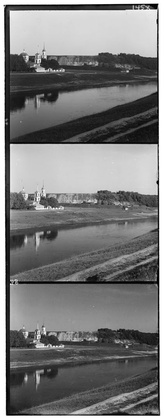
%> input picture ComputerVision/proveItinere/prokudin/part1_1.jpg, 164 x 420 px, shrunk from 400 x 1024 before the run
$ octave esercizio1_luca.m   (GNU Octave 9; MATLAB toolbox functions it lacks are replaced by stand-ins)
%> lines starting %> are read from the running program, lines starting %| are printed output that depends on the picture
% Esercizio 1: colorazione di foto mediante finestra di shift
% Implementazione di Illuminato Luca Costantino per Computer Vision


clear all;
close all;

% faccio scegliere all'utente il file e la modalità da usare
[img_input, pathname] = ...
     uigetfile({'*.jpg';'*.gif';'*.png';'*.tiff'},'File Selector');
%> the answer given: part1_1.jpg

 mode = 0; % automatico
% imname = 'part1_4'; % name of the input file

%% Seguiamo i suggerimenti scritti nel file allegato all'assignment

%img_input = strcat(imname,'.jpg');
fullim = imread(img_input); % read in the image
%> fullim is the input picture: size 420x164 uint8; min 0, max 255, mean 124
fullim = im2double(fullim); % convert to double matrix
%> fullim: size 420x164 double
height = floor(size(fullim,1)/3); % compute the height of each part (just 1/3 of total)
%> height = 140
% separate color channels
B = fullim(1:height,:);
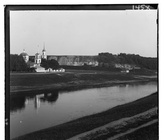
%> B: size 140x164 double; min 0, max 1, mean 0.493
G = fullim(height+1:height*2,:);
R = fullim(height*2+1:height*3,:);

shift_riga_rossa_stringa = '';
shift_colonna_rossa_stringa = '';
shift_riga_verde_stringa = '';
shift_colonna_verde_stringa = '';


if(mode == 1)
    [patch,rect_patch] = imcrop(B); % selezione manuale
%     figure('Name','Patch scelta');imshow(patch);
    % ROSSO
    c = normxcorr2(patch,R);
    [ypeak, xpeak] = find(c==max(c(:)));
    yoffSet = ypeak-size(patch,1);
    xoffSet = xpeak-size(patch,2);
    shift_x = uint8(rect_patch(1)-xoffSet);
    shift_y = uint8(rect_patch(2)-yoffSet);
    R = circshift(R,[shift_y shift_x]);

    % VERDE
    c = normxcorr2(patch,G);
    [ypeak, xpeak] = find(c==max(c(:)));
    yoffSet = ypeak-size(patch,1);
    xoffSet = xpeak-size(patch,2);
    shift_x = uint8(rect_patch(1)-xoffSet);
    shift_y = uint8(rect_patch(2)-yoffSet);
    G = circshift(G,[shift_y shift_x]);
    rgb_img = cat(3,R,G,B);


else if (mode == 0)
        ssd_minimo = 0;
        finestra = 10;
        for shift_riga = -finestra:finestra
            for shift_colonna = -finestra:finestra
                immagine_shiftata = circshift(single(R), [shift_riga, shift_colonna]);
                ssd_tmp = sum(sum((immagine_shiftata - B).^2));
                if ssd_minimo == 0 % direttamente posso sostituire il valore
                    ssd_minimo = ssd_tmp;
                    R_spostato = immagine_shiftata;
                    shift_riga_rossa_stringa = num2str(shift_riga);
                    shift_colonna_rossa_stringa = num2str(shift_colonna);
                else if ssd_tmp < ssd_minimo % aggiorno l'SSD
                        ssd_minimo = ssd_tmp;
                        R_spostato = immagine_shiftata;
                        shift_riga_rossa_stringa = num2str(shift_riga);
                        shift_colonna_rossa_stringa = num2str(shift_colonna);
                    end
                end
            end
        end
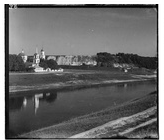
%> R_spostato: size 140x164 single; min 0, max 1, mean 0.42
%> after the loop, shift_colonna_rossa_stringa = '-1'; shift_riga_rossa_stringa = '4'; ssd_minimo = 1230.6
        % faccio lo stesso per il canale verde
        for shift_riga = -finestra:finestra
            for shift_colonna = -finestra:finestra
                immagine_shiftata = circshift(single(G), [shift_riga, shift_colonna]);
                ssd_tmp = sum(sum((immagine_shiftata - B).^2));
                if ssd_minimo == 0 % direttamente posso sostituire il valore
                    ssd_minimo = ssd_tmp;
                    G_spostato = immagine_shiftata;
                    shift_riga_verde_stringa = num2str(shift_riga);
                    shift_colonna_verde_stringa = num2str(shift_colonna);
                else if ssd_tmp < ssd_minimo % aggiorno l'SSD
                        ssd_minimo = ssd_tmp;
                        G_spostato = immagine_shiftata;
                        shift_riga_verde_stringa = num2str(shift_riga);
                        shift_colonna_verde_stringa = num2str(shift_colonna);
                    end
                end
            end
        end
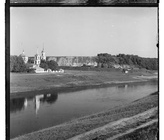
%> G_spostato: size 140x164 single; min 0, max 1, mean 0.546
%> after the loop, shift_colonna_verde_stringa = '0'; shift_riga_verde_stringa = '3'; ssd_minimo = 977.2
        rgb_img = cat(3,R_spostato,G_spostato,B);
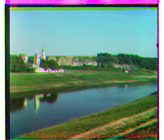
%> rgb_img: size 140x164x3 single; mean R, G, B 0.42, 0.546, 0.493
    end
end

% % output
figure('Name','Immagine Shiftata');
imshow(rgb_img);
title(strcat('Shift rosso=(',shift_riga_rossa_stringa,',',shift_colonna_rossa_stringa,') Shift verde=(',shift_riga_verde_stringa,',',shift_colonna_verde_stringa,')'));
imwrite(rgb_img,strcat('output_',img_input),'jpeg');

$ run again, on ComputerVision/proveItinere/prokudin/part1_3.jpg
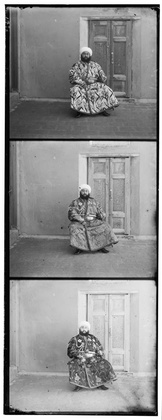
%> input picture ComputerVision/proveItinere/prokudin/part1_3.jpg, 162 x 420 px, shrunk from 394 x 1024 before the run
%> fullim is the input picture: size 420x162 uint8; min 0, max 255, mean 145.2
%> fullim: size 420x162 double
%> after the loop `for shift_riga = -finestra:finestra`: shift_colonna_rossa_stringa = '1'; shift_riga_rossa_stringa = '5'; ssd_minimo = 1994.2
%> after the loop `for shift_riga = -finestra:finestra`:
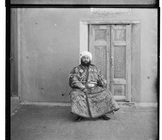
%> G_spostato: size 140x162 single; min 0, max 1, mean 0.559
%> after the loop `for shift_riga = -finestra:finestra`: shift_colonna_verde_stringa = '1'; shift_riga_verde_stringa = '7'; ssd_minimo = 798.1
%> `rgb_img = cat(3,R_spostato,G_spostato,B);`:
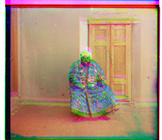
%> rgb_img: size 140x162x3 single; mean R, G, B 0.68, 0.559, 0.47

$ run again, on ComputerVision/proveItinere/prokudin/part1_4.jpg
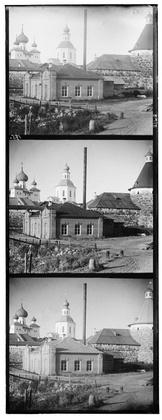
%> input picture ComputerVision/proveItinere/prokudin/part1_4.jpg, 162 x 420 px, shrunk from 396 x 1024 before the run
%> fullim is the input picture: size 420x162 uint8; min 0, max 255, mean 146.7
%> fullim: size 420x162 double
%> after the loop `for shift_riga = -finestra:finestra`: shift_colonna_rossa_stringa = '0'; shift_riga_rossa_stringa = '6'; ssd_minimo = 760.8
%> after the loop `for shift_riga = -finestra:finestra`:
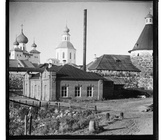
%> G_spostato: size 140x162 single; min 0, max 1, mean 0.547
%> after the loop `for shift_riga = -finestra:finestra`: shift_colonna_verde_stringa = '0'; shift_riga_verde_stringa = '2'; ssd_minimo = 701.5
%> `rgb_img = cat(3,R_spostato,G_spostato,B);`:
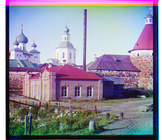
%> rgb_img: size 140x162x3 single; mean R, G, B 0.569, 0.546, 0.61

$ run again, on ComputerVision/proveItinere/prokudin/part1_5.jpg
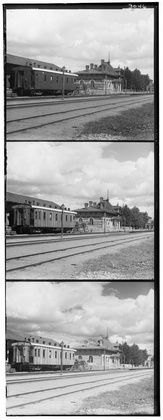
%> input picture ComputerVision/proveItinere/prokudin/part1_5.jpg, 163 x 420 px, shrunk from 397 x 1024 before the run
%> fullim is the input picture: size 420x163 uint8; min 0, max 255, mean 163.6
%> fullim: size 420x163 double
%> after the loop `for shift_riga = -finestra:finestra`: shift_colonna_rossa_stringa = '-1'; shift_riga_rossa_stringa = '4'; ssd_minimo = 1440
%> after the loop `for shift_riga = -finestra:finestra`:
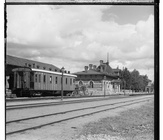
%> G_spostato: size 140x163 single; min 0, max 1, mean 0.642
%> after the loop `for shift_riga = -finestra:finestra`: shift_colonna_verde_stringa = '0'; shift_riga_verde_stringa = '3'; ssd_minimo = 694.3
%> `rgb_img = cat(3,R_spostato,G_spostato,B);`:
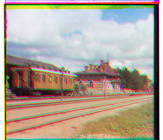
%> rgb_img: size 140x163x3 single; mean R, G, B 0.689, 0.642, 0.593
